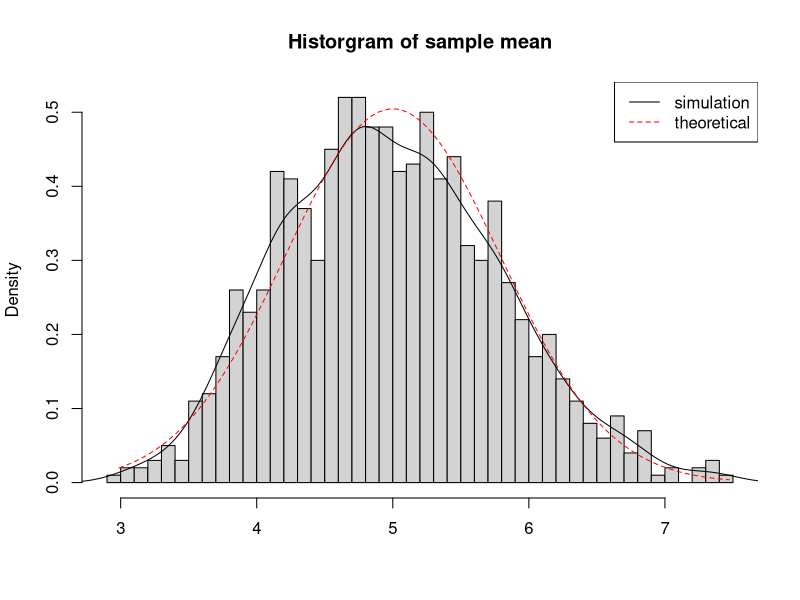
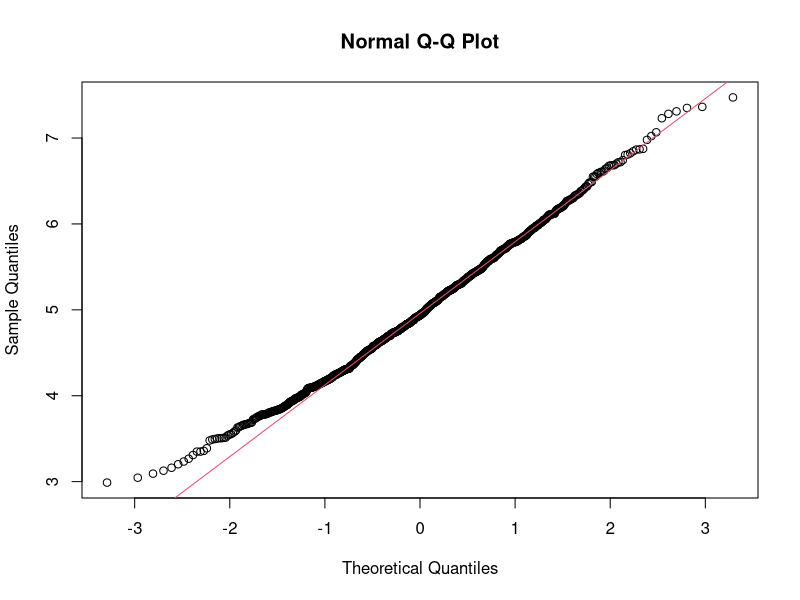

R code for these plots, in order:
## ---- chunk 1
set.seed(3)
lambda <- 0.2
nosim <- 1000
sample_size <- 40
## ---- chunk 2
sim <- matrix(rexp(nosim*sample_size, rate=lambda), nosim, sample_size)
row_means <- rowMeans(sim)
## ---- chunk 3
# histogram
hist(row_means, breaks=40, prob=TRUE,
     main="Historgram of sample mean",
     xlab="")

# averages of samples
lines(density(row_means))

# theoretical average density 
xfit <- seq(min(row_means), max(row_means), length=100)
yfit <- dnorm(xfit, mean=1/lambda, sd=(1/lambda/sqrt(sample_size)))
lines(xfit, yfit, pch=22, col="red", lty=2)
legend('topright', c("simulation", "theoretical"), lty=c(1,2), col=c("black", "red"))
## ---- chunk 4
μ <- 1/lambda
μ
## ---- chunk 5
center <- mean(row_means)
## ---- chunk 6
σ <- 1/lambda/sqrt(sample_size)
σ

Var <- σ^2
Var

## ---- chunk 7

σ_x <- sd(row_means)
σ_x

Var_x <- var(row_means)
Var_x

## ---- chunk 8
qqnorm(row_means)
qqline(row_means, col = 2)

